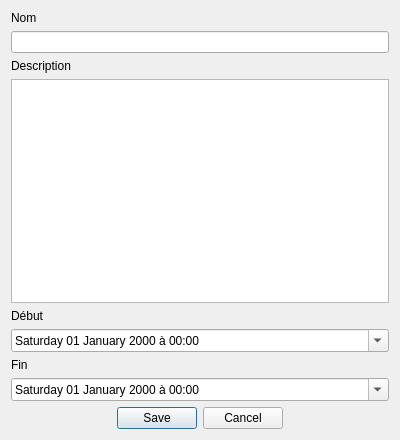
<?xml version="1.0" encoding="UTF-8"?>
<ui version="4.0">
 <class>ajouterActivite</class>
 <widget class="QDialog" name="ajouterActivite">
  <property name="geometry">
   <rect>
    <x>0</x>
    <y>0</y>
    <width>400</width>
    <height>440</height>
   </rect>
  </property>
  <property name="windowTitle">
   <string>Ajouter une activité</string>
  </property>
  <layout class="QVBoxLayout" name="verticalLayout">
   <item>
    <widget class="QLabel" name="label">
     <property name="text">
      <string>Nom</string>
     </property>
    </widget>
   </item>
   <item>
    <widget class="QLineEdit" name="nom"/>
   </item>
   <item>
    <widget class="QLabel" name="label_2">
     <property name="text">
      <string>Description</string>
     </property>
    </widget>
   </item>
   <item>
    <widget class="QTextEdit" name="description"/>
   </item>
   <item>
    <widget class="QLabel" name="label_3">
     <property name="text">
      <string>Début</string>
     </property>
    </widget>
   </item>
   <item>
    <widget class="QDateTimeEdit" name="debut">
     <property name="currentSection">
      <enum>QDateTimeEdit::DaySection</enum>
     </property>
     <property name="displayFormat">
      <string>dddd dd MMMM yyyy à HH:mm</string>
     </property>
     <property name="calendarPopup">
      <bool>true</bool>
     </property>
    </widget>
   </item>
   <item>
    <widget class="QLabel" name="label_4">
     <property name="text">
      <string>Fin</string>
     </property>
    </widget>
   </item>
   <item>
    <widget class="QDateTimeEdit" name="fin">
     <property name="showGroupSeparator" stdset="0">
      <bool>false</bool>
     </property>
     <property name="currentSection">
      <enum>QDateTimeEdit::DaySection</enum>
     </property>
     <property name="displayFormat">
      <string>dddd dd MMMM yyyy à HH:mm</string>
     </property>
     <property name="calendarPopup">
      <bool>true</bool>
     </property>
    </widget>
   </item>
   <item>
    <widget class="QDialogButtonBox" name="buttonOk">
     <property name="orientation">
      <enum>Qt::Horizontal</enum>
     </property>
     <property name="standardButtons">
      <set>QDialogButtonBox::Cancel|QDialogButtonBox::Save</set>
     </property>
     <property name="centerButtons">
      <bool>true</bool>
     </property>
    </widget>
   </item>
  </layout>
 </widget>
 <resources/>
 <connections>
  <connection>
   <sender>buttonOk</sender>
   <signal>accepted()</signal>
   <receiver>ajouterActivite</receiver>
   <slot>accept()</slot>
   <hints>
    <hint type="sourcelabel">
     <x>248</x>
     <y>254</y>
    </hint>
    <hint type="destinationlabel">
     <x>157</x>
     <y>274</y>
    </hint>
   </hints>
  </connection>
  <connection>
   <sender>buttonOk</sender>
   <signal>rejected()</signal>
   <receiver>ajouterActivite</receiver>
   <slot>reject()</slot>
   <hints>
    <hint type="sourcelabel">
     <x>316</x>
     <y>260</y>
    </hint>
    <hint type="destinationlabel">
     <x>286</x>
     <y>274</y>
    </hint>
   </hints>
  </connection>
  <connection>
   <sender>debut</sender>
   <signal>dateChanged(QDate)</signal>
   <receiver>fin</receiver>
   <slot>setDate(QDate)</slot>
   <hints>
    <hint type="sourcelabel">
     <x>199</x>
     <y>316</y>
    </hint>
    <hint type="destinationlabel">
     <x>199</x>
     <y>380</y>
    </hint>
   </hints>
  </connection>
 </connections>
</ui>
